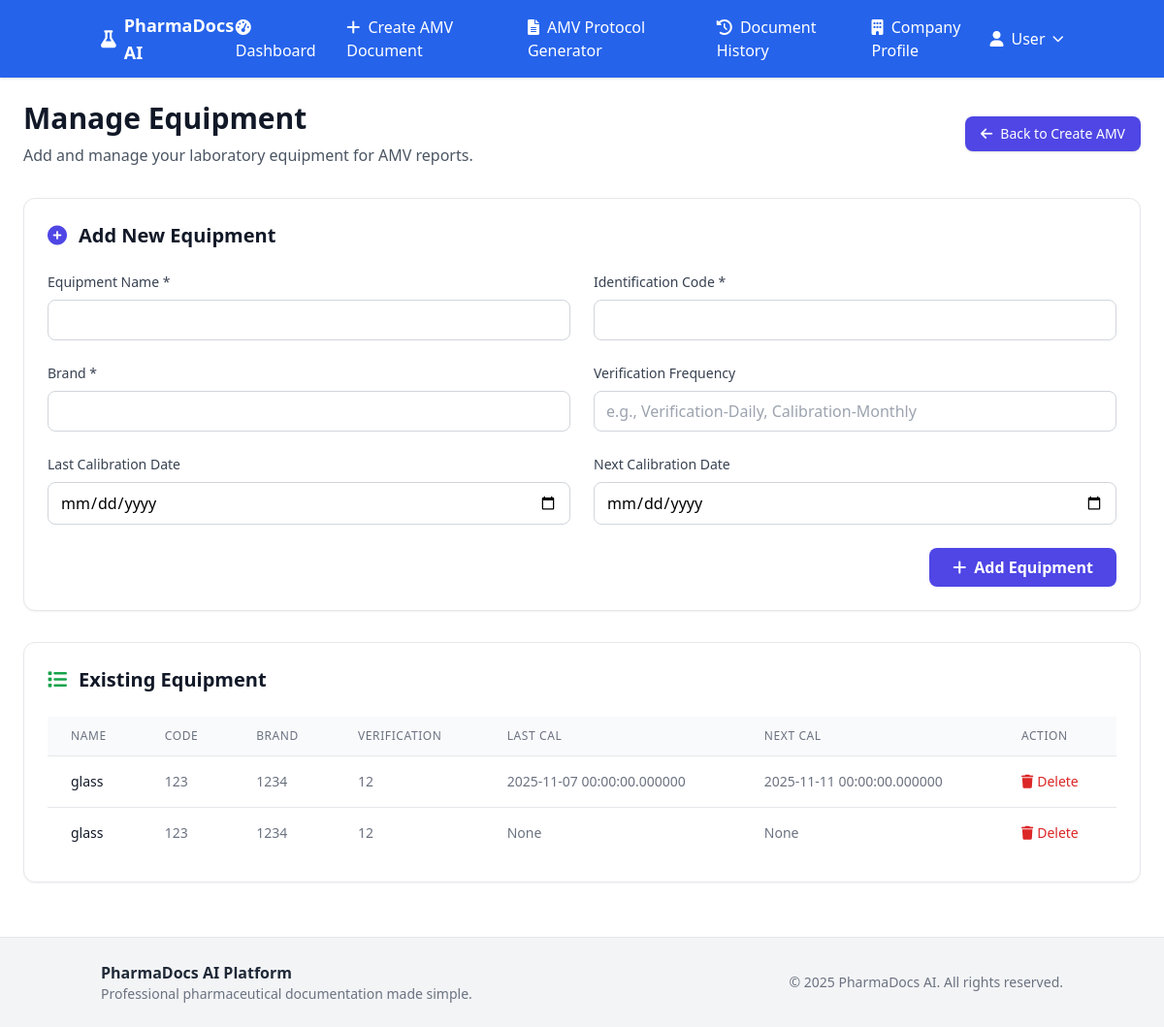
Page /amv/settings/equipment (signed in) on the committed database.
### models.py (models this page shows, shortened)
class Equipment(db.Model):
    __tablename__ = 'equipment'
    id: Mapped[int] = mapped_column(Integer, primary_key=True)
    company_id: Mapped[int] = mapped_column(Integer, ForeignKey('companies.id'), nullable=False)
    company_provided_id: Mapped[str] = mapped_column(String(50), nullable=True)
    name: Mapped[str] = mapped_column(String(200), nullable=False)
    code: Mapped[str] = mapped_column(String(100), nullable=True)
    brand: Mapped[str] = mapped_column(String(100), nullable=True)
    make: Mapped[str] = mapped_column(String(100), nullable=True)
    verification_frequency: Mapped[str] = mapped_column(String(200), nullable=True)
    last_calibration: Mapped[str] = mapped_column(String(50), nullable=True)  # Changed from DateTime
    next_calibration: Mapped[str] = mapped_column(String(50), nullable=True)  # Changed from DateTime
    calibration_date: Mapped[str] = mapped_column(String(50), nullable=True)  # Changed from DateTime
    next_calibration_due: Mapped[str] = mapped_column(String(50), nullable=True)  # Changed from DateTime
    created_at: Mapped[datetime] = mapped_column(DateTime, default=datetime.utcnow)
    updated_at: Mapped[datetime] = mapped_column(DateTime, default=datetime.utcnow, onupdate=datetime.utcnow)
    company: Mapped["Company"] = relationship("Company", back_populates="equipment_list")

### app_routes/amv_routes.py (the view, shortened to what this page needs)
@amv_bp.route('/settings/equipment', methods=['GET', 'POST'])
def manage_equipment():
    if 'user_id' not in session:
        return redirect(url_for('auth.login'))
    company_id = session.get('user_id', 1)
    equipment_list = Equipment.query.filter_by(company_id=company_id).all()
    return render_template('manage_equipment.html', equipment_list=equipment_list)

### app.py (called while the page is built)
@app.context_processor
def utility_processor():
    return {
        'get_amv_documents_count': get_amv_documents_count,
        'get_amv_verification_count': get_amv_verification_count
    }

### templates/manage_equipment.html (shortened to what this page needs)
{% extends "base.html" %}
{% block content %}
<div class="px-6 py-6 max-w-7xl mx-auto">
    <div class="flex flex-col md:flex-row justify-between items-start md:items-center mb-8">
        <div>
            <h1 class="text-3xl font-bold text-gray-900">Manage Equipment</h1>
            <p class="text-gray-600 mt-2">Add and manage your laboratory equipment for AMV reports.</p>
        </div>
        <a href="{{ url_for('amv_bp.create_amv_form') }}"
           class="mt-4 md:mt-0 inline-flex items-center px-4 py-2 bg-indigo-600 hover:bg-indigo-700 text-white text-sm font-medium rounded-lg shadow">
            <i class="fas fa-arrow-left mr-2"></i>Back to Create AMV
        </a>
    </div>
    <div class="bg-white rounded-xl shadow-sm border border-gray-200 p-6 mb-8">
        <h2 class="text-xl font-semibold text-gray-900 mb-6 flex items-center">
            <i class="fas fa-plus-circle text-indigo-600 mr-3"></i>
            Add New Equipment
        </h2>
        <form method="POST" class="space-y-6">
            <div class="grid grid-cols-1 md:grid-cols-2 gap-6">
                <div>
                    <label class="block text-sm font-medium text-gray-700 mb-2">Equipment Name *</label>
                    <input type="text" name="name" required
                           class="w-full px-3 py-2 border border-gray-300 rounded-lg focus:ring-2 focus:ring-indigo-500 focus:border-indigo-500">
                </div>
                <div>
                    <label class="block text-sm font-medium text-gray-700 mb-2">Identification Code *</label>
                    <input type="text" name="code" required
                           class="w-full px-3 py-2 border border-gray-300 rounded-lg focus:ring-2 focus:ring-indigo-500 focus:border-indigo-500">
                </div>
                <div>
                    <label class="block text-sm font-medium text-gray-700 mb-2">Brand *</label>
                    <input type="text" name="brand" required
                           class="w-full px-3 py-2 border border-gray-300 rounded-lg focus:ring-2 focus:ring-indigo-500 focus:border-indigo-500">
                </div>
                <div>
                    <label class="block text-sm font-medium text-gray-700 mb-2">Verification Frequency</label>
                    <input type="text" name="verification_frequency" placeholder="e.g., Verification-Daily, Calibration-Monthly"
                           class="w-full px-3 py-2 border border-gray-300 rounded-lg focus:ring-2 focus:ring-indigo-500 focus:border-indigo-500">
                </div>
                <div>
                    <label class="block text-sm font-medium text-gray-700 mb-2">Last Calibration Date</label>
                    <input type="date" name="last_calibration"
                           class="w-full px-3 py-2 border border-gray-300 rounded-lg focus:ring-2 focus:ring-indigo-500 focus:border-indigo-500">
                </div>
                <div>
                    <label class="block text-sm font-medium text-gray-700 mb-2">Next Calibration Date</label>
                    <input type="date" name="next_calibration"
                           class="w-full px-3 py-2 border border-gray-300 rounded-lg focus:ring-2 focus:ring-indigo-500 focus:border-indigo-500">
                </div>
            </div>
            <div class="flex justify-end">
                <button type="submit"
                        class="px-6 py-2 bg-indigo-600 text-white font-semibold rounded-lg hover:bg-indigo-700 focus:ring-2 focus:ring-indigo-500 focus:ring-offset-2 transition-colors">
                    <i class="fas fa-plus mr-2"></i>Add Equipment
                </button>
            </div>
        </form>
    </div>
    <div class="bg-white rounded-xl shadow-sm border border-gray-200 p-6">
        <h2 class="text-xl font-semibold text-gray-900 mb-6 flex items-center">
            <i class="fas fa-list text-green-600 mr-3"></i>
            Existing Equipment
        </h2>
        {% if equipment_list %}
        <div class="overflow-x-auto">
            <table class="min-w-full divide-y divide-gray-200">
                <thead class="bg-gray-50">
                    <tr>
                        <th class="px-6 py-3 text-left text-xs font-medium text-gray-500 uppercase tracking-wider">Name</th>
                        <th class="px-6 py-3 text-left text-xs font-medium text-gray-500 uppercase tracking-wider">Code</th>
                        <th class="px-6 py-3 text-left text-xs font-medium text-gray-500 uppercase tracking-wider">Brand</th>
                        <th class="px-6 py-3 text-left text-xs font-medium text-gray-500 uppercase tracking-wider">Verification</th>
                        <th class="px-6 py-3 text-left text-xs font-medium text-gray-500 uppercase tracking-wider">Last Cal</th>
                        <th class="px-6 py-3 text-left text-xs font-medium text-gray-500 uppercase tracking-wider">Next Cal</th>
                        <th class="px-6 py-3 text-left text-xs font-medium text-gray-500 uppercase tracking-wider">Action</th>
                    </tr>
                </thead>
                <tbody class="bg-white divide-y divide-gray-200">
                    {% for equipment in equipment_list %}
                    <tr class="hover:bg-gray-50">
                        <td class="px-6 py-4 whitespace-nowrap text-sm font-medium text-gray-900">{{ equipment.name }}</td>
                        <td class="px-6 py-4 whitespace-nowrap text-sm text-gray-500">{{ equipment.code }}</td>
                        <td class="px-6 py-4 whitespace-nowrap text-sm text-gray-500">{{ equipment.brand }}</td>
                        <td class="px-6 py-4 whitespace-nowrap text-sm text-gray-500">{{ equipment.verification_frequency }}</td>
                        <td class="px-6 py-4 whitespace-nowrap text-sm text-gray-500">{{ equipment.last_calibration }}</td>
                        <td class="px-6 py-4 whitespace-nowrap text-sm text-gray-500">{{ equipment.next_calibration }}</td>
                        <td class="px-6 py-4 whitespace-nowrap text-sm text-gray-500">
                            <form method="POST" class="inline">
                                <button type="submit"
                                        class="text-red-600 hover:text-red-900 font-medium"
                                        onclick="return confirm('Delete this equipment?')">
                                    <i class="fas fa-trash mr-1"></i>Delete
                                </button>
                            </form>
                        </td>
                    </tr>
                    {% endfor %}
                </tbody>
            </table>
        </div>
        {% else %}
        <div class="text-center py-12">
            <i class="fas fa-tools text-gray-300 text-6xl mb-4"></i>
            <h3 class="text-lg font-medium text-gray-900 mb-2">No Equipment Found</h3>
            <p class="text-gray-500">Add your first piece of equipment to get started.</p>
        </div>
        {% endif %}
    </div>
</div>
{% endblock %}

### rows in the picture
Equipment: name "glass", code "123", brand "1234", verification_frequency "12", last_calibration "2025-11-07 00:00:00.000000", next_calibration "2025-11-11 00:00:00.000000"
Equipment: name "glass", code "123", brand "1234", verification_frequency "12", last_calibration "None", next_calibration "None"

### other values in the picture
{{ user.name if user else 'User' }} "User"
